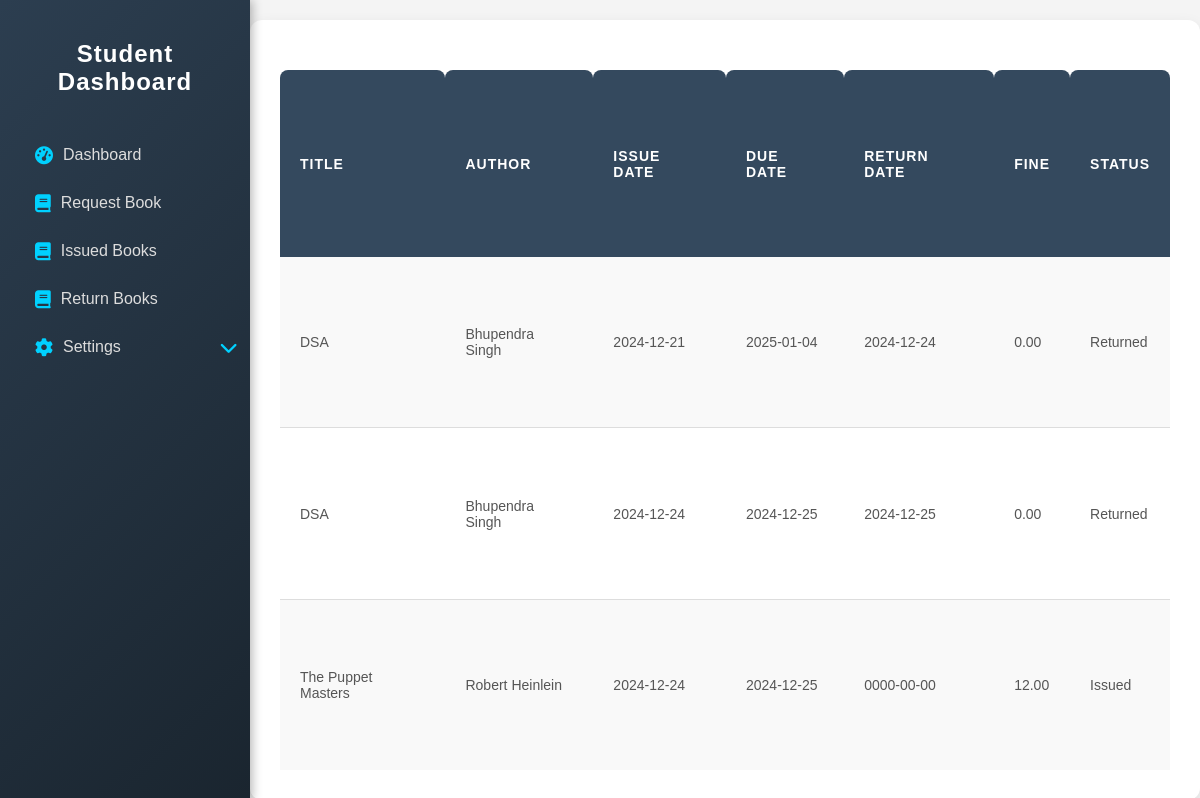
Before: /student/issuedbooks.php (signed in) with the older database file.
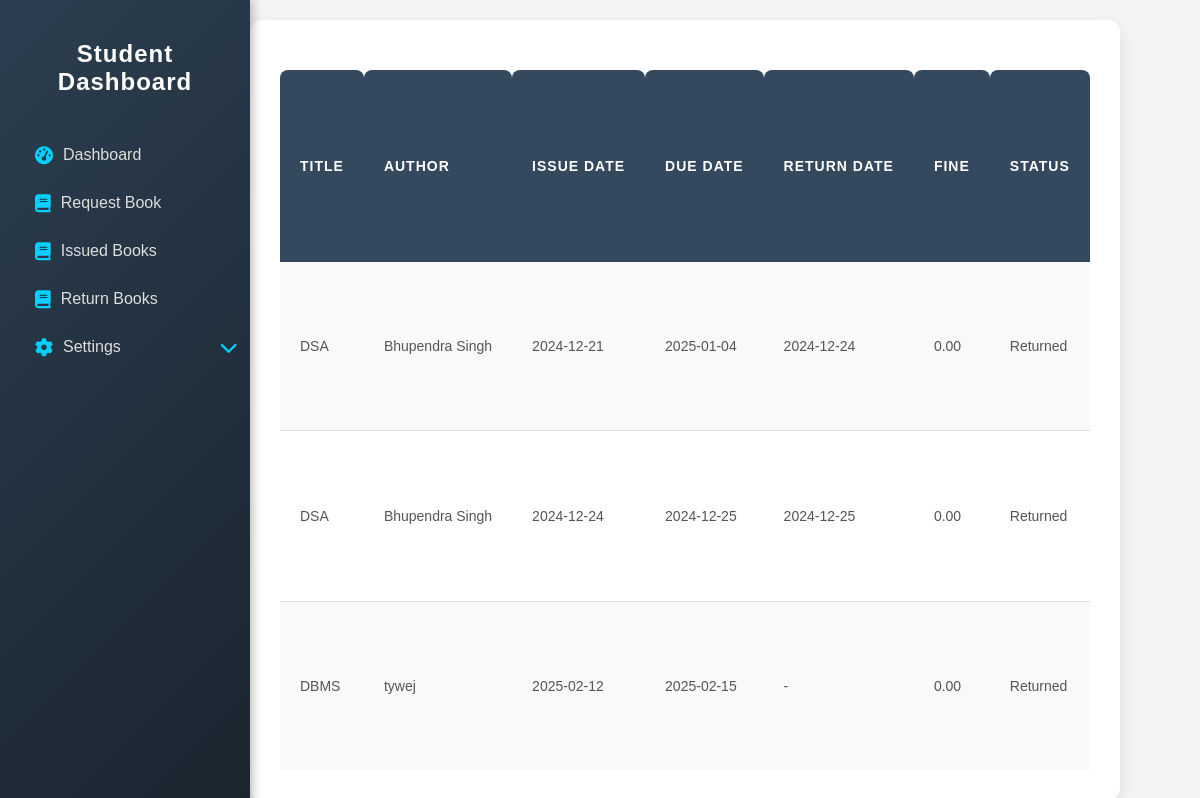
After: the same page with the newer database file.
### tables this page shows
CREATE TABLE `transaction` (
  `T_id` int(11) NOT NULL,
  `S_email` varchar(255) NOT NULL,
  `B_id` int(11) NOT NULL,
  `Issue_date` date DEFAULT NULL,
  `Due_date` date DEFAULT NULL,
  `Return_date` date DEFAULT current_timestamp(),
  `Fine` decimal(10,2) DEFAULT 0.00,
  `Status` enum('Requested','Issued','Rejected','Returned') DEFAULT 'Requested',
  `payment_id` varchar(255) DEFAULT NULL
);

CREATE TABLE `books` (
  `B_id` int(11) NOT NULL,
  `Title` varchar(255) NOT NULL,
  `Author` varchar(255) NOT NULL,
  `ISBN` varchar(20) DEFAULT NULL,
  `Category` varchar(255) DEFAULT NULL,
  `Status` enum('Available','Reserved','Issued','Unavailable') DEFAULT 'Available',
  `Quantity` int(11) NOT NULL
);

### student/issuedbooks.php (the view, shortened to what this page needs)
<?php
require '../includes/config.php';
$student_email = $_SESSION['email'];
$sql = "SELECT b.Title, b.Author, t.Issue_date, t.Due_date, t.Return_date, t.Fine, t.Status
        FROM transaction t
        JOIN books b ON t.B_id = b.B_id
        WHERE t.S_email = ?";
$stmt = $conn->prepare($sql);
$stmt->bind_param("s", $student_email);
$stmt->execute();
$result = $stmt->get_result();
?>
<!DOCTYPE html>
<html lang="en">
<head>
    <link rel="stylesheet" href="https://cdnjs.cloudflare.com/ajax/libs/font-awesome/6.0.0/css/all.min.css">
    <link rel="stylesheet" href="../librarian/style.css">
    <link rel="stylesheet" href="../assets/css/style.css">
</head>
<body>
<aside class="sidebar">
        <h1>Student Dashboard</h1>
        <nav>
            <ul>
                <li><a href="dashboard.php"><i class="fas fa-tachometer-alt"></i> Dashboard</a></li>
                <li><a href="requestbook.php"><i class="fa-solid fa-book"></i> Request Book</a></li>
                <li><a href="issuedbooks.php"><i class="fa-solid fa-book"></i> Issued Books</a></li>
                <li><a href="returnbooks.php"><i class="fa-solid fa-book"></i> Return Books</a></li>
                <li class="dropdown">
                    <a href="#" onclick="toggleDropdown()" class="dropdown-toggle"><i class="fas fa-cog"></i> Settings <i class="fa fa-chevron-down" style=" margin-left: 100px;"></i></a>
                </li>
            </ul>
        </nav>
    </aside>
<div class="container">
    <?php
    if ($result->num_rows > 0) {
        echo "<table>
                <tr>
                    <th>Title</th>
                    <th>Author</th>
                    <th>Issue Date</th>
                    <th>Due Date</th>
                    <th>Return Date</th>
                    <th>Fine</th>
                    <th>Status</th>
                </tr>";
                while ($row = $result->fetch_assoc()) {
                    echo "<tr>
                            <td>" . htmlspecialchars($row['Title']) . "</td>
                            <td>" . htmlspecialchars($row['Author']) . "</td>
                            <td>" . htmlspecialchars($row['Issue_date']) . "</td>
                            <td>" . htmlspecialchars($row['Due_date']) . "</td>
                            <td>" . htmlspecialchars(($row['Status'] === 'Returned' && $row['Return_date'] === '0000-00-00') ? '-' : $row['Return_date']) . "</td>
                            <td>" . htmlspecialchars($row['Fine']) . "</td>
                            <td>" . htmlspecialchars($row['Status']) . "</td>
                          </tr>";
                }
        echo "</table>";
    } else {
        echo "<p class='no-history'>No books issued yet.</p>";
    }
    ?>
</div>
</body>
</html>

Changed rows visible on the page:
no longer on this page (row edited): transaction: B.Title "The Puppet Masters", B.Author "Robert Heinlein", Issue_date "2024-12-24", Due_date "2024-12-25", Return_date "0000-00-00", Fine "12.00", Status "Issued"
added transaction: B.Title "DBMS", B.Author "tywej", Issue_date "2025-02-12", Due_date "2025-02-15", Status+Return_date "-", Fine "0.00", Status "Returned"
